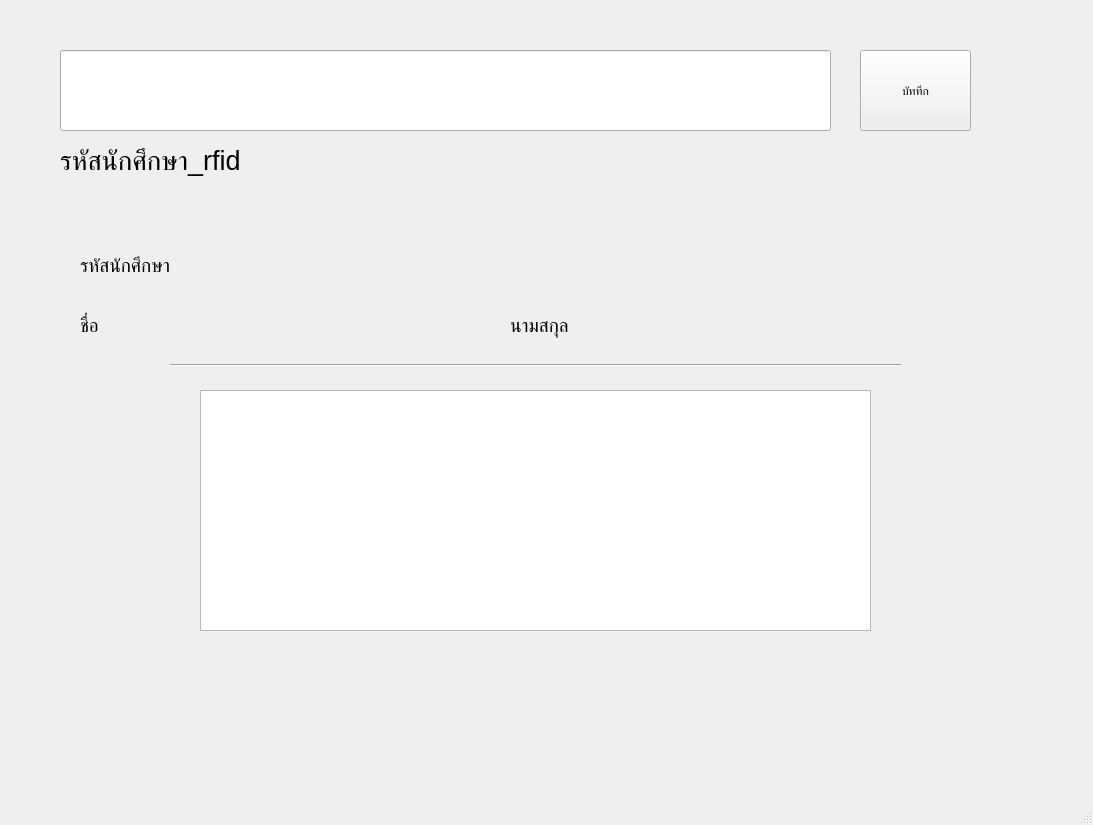
<?xml version="1.0" encoding="UTF-8"?>
<ui version="4.0">
 <class>MainWindow</class>
 <widget class="QMainWindow" name="MainWindow">
  <property name="geometry">
   <rect>
    <x>0</x>
    <y>0</y>
    <width>1093</width>
    <height>825</height>
   </rect>
  </property>
  <property name="windowTitle">
   <string>MainWindow</string>
  </property>
  <widget class="QWidget" name="centralwidget">
   <widget class="QTableWidget" name="tableWidget">
    <property name="geometry">
     <rect>
      <x>200</x>
      <y>390</y>
      <width>671</width>
      <height>241</height>
     </rect>
    </property>
   </widget>
   <widget class="QPushButton" name="pushButton">
    <property name="geometry">
     <rect>
      <x>860</x>
      <y>50</y>
      <width>111</width>
      <height>81</height>
     </rect>
    </property>
    <property name="text">
     <string>บัททึก</string>
    </property>
   </widget>
   <widget class="QLineEdit" name="lineEdit">
    <property name="geometry">
     <rect>
      <x>60</x>
      <y>50</y>
      <width>771</width>
      <height>81</height>
     </rect>
    </property>
   </widget>
   <widget class="QLabel" name="label">
    <property name="geometry">
     <rect>
      <x>60</x>
      <y>130</y>
      <width>381</width>
      <height>61</height>
     </rect>
    </property>
    <property name="font">
     <font>
      <pointsize>20</pointsize>
     </font>
    </property>
    <property name="text">
     <string>รหัสนักศึกษา_rfid</string>
    </property>
   </widget>
   <widget class="Line" name="line">
    <property name="geometry">
     <rect>
      <x>170</x>
      <y>350</y>
      <width>731</width>
      <height>31</height>
     </rect>
    </property>
    <property name="orientation">
     <enum>Qt::Horizontal</enum>
    </property>
   </widget>
   <widget class="QLabel" name="label_2">
    <property name="geometry">
     <rect>
      <x>80</x>
      <y>250</y>
      <width>171</width>
      <height>31</height>
     </rect>
    </property>
    <property name="font">
     <font>
      <pointsize>14</pointsize>
     </font>
    </property>
    <property name="text">
     <string>รหัสนักศึกษา</string>
    </property>
   </widget>
   <widget class="QLabel" name="label_3">
    <property name="geometry">
     <rect>
      <x>80</x>
      <y>310</y>
      <width>171</width>
      <height>31</height>
     </rect>
    </property>
    <property name="font">
     <font>
      <pointsize>14</pointsize>
     </font>
    </property>
    <property name="text">
     <string>ชื่อ</string>
    </property>
   </widget>
   <widget class="QLabel" name="label_4">
    <property name="geometry">
     <rect>
      <x>510</x>
      <y>310</y>
      <width>171</width>
      <height>31</height>
     </rect>
    </property>
    <property name="font">
     <font>
      <pointsize>14</pointsize>
     </font>
    </property>
    <property name="text">
     <string>นามสกุล</string>
    </property>
   </widget>
  </widget>
  <widget class="QMenuBar" name="menubar">
   <property name="geometry">
    <rect>
     <x>0</x>
     <y>0</y>
     <width>1093</width>
     <height>26</height>
    </rect>
   </property>
  </widget>
  <widget class="QStatusBar" name="statusbar"/>
 </widget>
 <resources/>
 <connections/>
</ui>
